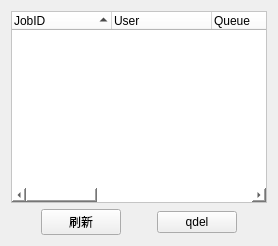
                 <widget class="QWidget" name="jobs">
                  <layout class="QVBoxLayout" name="verticalLayout">
                   <item>
                    <widget class="QTreeWidget" name="treeWidget_monitor_jobs">
                     <property name="styleSheet">
                      <string notr="true">background-color: rgb(255, 255, 255);</string>
                     </property>
                     <property name="sortingEnabled">
                      <bool>true</bool>
                     </property>
                     <column>
                      <property name="text">
                       <string>JobID</string>
                      </property>
                     </column>
                     <column>
                      <property name="text">
                       <string>User</string>
                      </property>
                     </column>
                     <column>
                      <property name="text">
                       <string>Queue</string>
                      </property>
                     </column>
                     <column>
                      <property name="text">
                       <string>JobName</string>
                      </property>
                     </column>
                     <column>
                      <property name="text">
                       <string>Nodes</string>
                      </property>
                     </column>
                     <column>
                      <property name="text">
                       <string>Cores</string>
                      </property>
                     </column>
                     <column>
                      <property name="text">
                       <string>Time</string>
                      </property>
                     </column>
                     <column>
                      <property name="text">
                       <string>State</string>
                      </property>
                     </column>
                    </widget>
                   </item>
                   <item>
                    <layout class="QHBoxLayout" name="horizontalLayout_7">
                     <item>
                      <widget class="QPushButton" name="pushButton_monitor_job_refresh">
                       <property name="sizePolicy">
                        <sizepolicy hsizetype="Fixed" vsizetype="Fixed">
                         <horstretch>0</horstretch>
                         <verstretch>0</verstretch>
                        </sizepolicy>
                       </property>
                       <property name="text">
                        <string>刷新</string>
                       </property>
                      </widget>
                     </item>
                     <item>
                      <widget class="QPushButton" name="pushButton_monitor_job_del">
                       <property name="sizePolicy">
                        <sizepolicy hsizetype="Fixed" vsizetype="Fixed">
                         <horstretch>0</horstretch>
                         <verstretch>0</verstretch>
                        </sizepolicy>
                       </property>
                       <property name="text">
                        <string>qdel</string>
                       </property>
                      </widget>
                     </item>
                    </layout>
                   </item>
                  </layout>
                 </widget>
